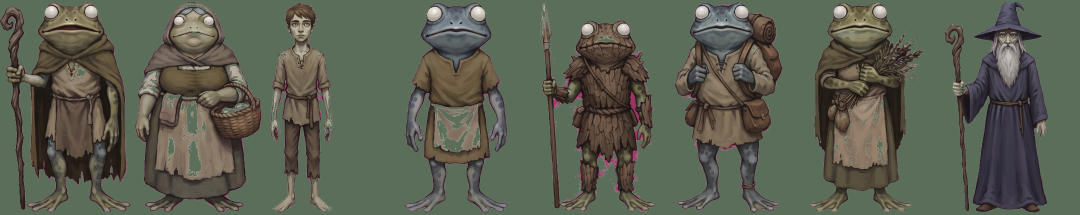
#> input picture tools/polish/c_npc_sheet.png, 2160 x 430 px (shown at 1/2 size)
$ python blg_cut.py c_npc_sheet.png c_props_sheet.png 5 5
#> lines starting #> are read from the running program, lines starting #| are printed output that depends on the picture
"""Cuts a 3x2 sheet on magenta into separate transparent pictures: assets/ds_<prefix>_<n>.png
python tools/polish/blg_cut.py <sheet.jpg> <prefix> <firstnumber> [maxh=420]"""
import sys, pathlib
import numpy as np
from PIL import Image, ImageFilter
src, prefix, first = sys.argv[1], sys.argv[2], int(sys.argv[3])
maxh = int(sys.argv[4]) if len(sys.argv) > 4 else 420
OUT = pathlib.Path(__file__).resolve().parent.parent.parent / 'assets'
im = Image.open(src).convert('RGB'); W, H = im.size
#> after `W, H = im.size`: W = 2160; H = 430
n = first
for rj in range(2):
    for ci in range(3):
        c = im.crop((ci * W // 3, rj * H // 2, (ci + 1) * W // 3, (rj + 1) * H // 2))
        a = np.array(c).astype(float); r, g, b = a[..., 0], a[..., 1], a[..., 2]
        mag = np.clip(((np.minimum(r, b) - g) - 50) / 70.0, 0, 1)      # 1 = pure background
        alpha = 1 - mag
        # despill: pixels partly magenta lose the magenta
        sp = np.clip(np.minimum(r, b) - g, 0, None) * (alpha < 1)
        a[..., 0] = np.where(alpha < 1, r - sp * .85, r); a[..., 2] = np.where(alpha < 1, b - sp * .85, b)
        al = Image.fromarray((alpha * 255).astype(np.uint8)).filter(ImageFilter.MinFilter(3))
        al = np.array(al)
        out = np.dstack([a.clip(0, 255), al]).astype(np.uint8)
        pic = Image.fromarray(out, 'RGBA'); bb = pic.getchannel('A').point(lambda v: 255 if v > 30 else 0).getbbox()
        pic = pic.crop(bb)
        if pic.height > maxh: pic = pic.resize((max(1, round(pic.width * maxh / pic.height)), maxh), Image.LANCZOS)
        pic.save(OUT / f'ds_{prefix}_{n}.png', optimize=True); print(prefix, n, pic.size)
        n += 1
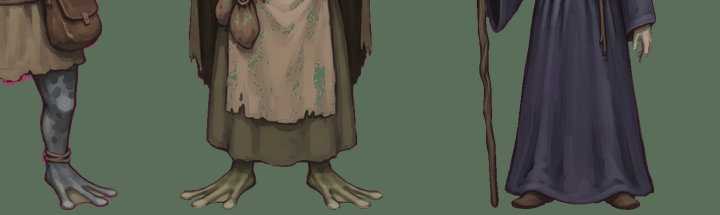
#> a: shape (215, 720, 3) float64; mean R, G, B 85.1, 91.8, 79.4
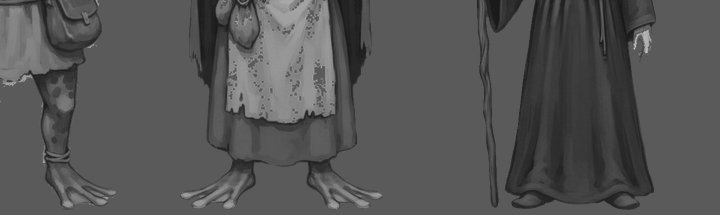
#> r: shape (215, 720) float64; min 22, max 202, mean 85.1
#> after the loop, n = 11
